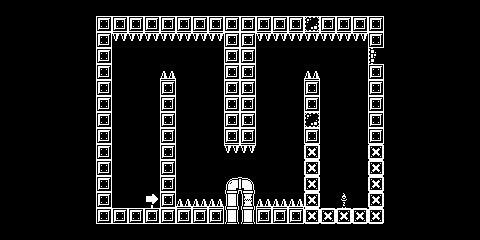

This game map was drawn from its Tiled (.tmx) file and the tilesets committed beside it. A one-line description and the full map source follow:
An orthogonal 30x15 tile map with 16x16 px tiles, 2 tile layers (fondo, Capa de patrones 1) and 25 objects (9x Colider, 9x Pico, 4x Exit, Spawn, World).

<map version="1.5" tiledversion="1.7.1" orientation="orthogonal" renderorder="right-down" width="30" height="15" tilewidth="16" tileheight="16" infinite="0" nextlayerid="13" nextobjectid="237">
 <tileset firstgid="1" name="tilemap" tilewidth="16" tileheight="16" spacing="1" tilecount="1548" columns="36">
  <image source="../Tilemap/tilemap.png" width="621" height="746" />
  <tile id="18">
   <animation>
    <frame tileid="54" duration="130" />
    <frame tileid="54" duration="130" />
    <frame tileid="18" duration="130" />
    <frame tileid="18" duration="130" />
    <frame tileid="18" duration="130" />
    <frame tileid="54" duration="130" />
   </animation>
  </tile>
  <tile id="47">
   <objectgroup draworder="index" id="2">
    <object id="1" type="Colider" x="0" y="0" width="16" height="16" />
   </objectgroup>
  </tile>
  <tile id="294">
   <objectgroup draworder="index" id="2">
    <object id="1" type="Pico" x="16" y="0">
     <polygon points="0,0 -6.00532,2.59436 -5.96279,13.4397 0,16" />
    </object>
   </objectgroup>
  </tile>
  <tile id="327" type="Pico">
   <objectgroup draworder="index" id="3">
    <object id="2" x="0" y="16">
     <polygon points="0,0 2.76449,-5.7076 13.0569,-5.53748 16,0" />
    </object>
   </objectgroup>
  </tile>
  <tile id="364" type="Pico">
   <objectgroup draworder="index" id="2">
    <object id="1" name="Picos" type="Pico" x="0" y="0">
     <polygon points="0,0 0,16 5.625,13.3125 5.625,2.4375" />
    </object>
   </objectgroup>
  </tile>
  <tile id="701">
   <objectgroup draworder="index" id="2">
    <object id="1" type="Exit" x="0" y="0" width="16" height="16" />
   </objectgroup>
  </tile>
  <tile id="702">
   <objectgroup draworder="index" id="2">
    <object id="1" type="Exit" x="0" y="0" width="16" height="16" />
   </objectgroup>
  </tile>
  <tile id="703">
   <objectgroup draworder="index" id="2">
    <object id="1" type="Exit" x="0" y="0" width="16" height="16" />
   </objectgroup>
  </tile>
 </tileset>
 <layer id="12" name="fondo" width="30" height="15">
  <data encoding="csv">
0,0,0,0,0,1,1,1,1,1,1,1,1,1,1,0,1,1,1,1,1,1,1,1,1,0,0,0,0,0,
0,0,0,0,0,1,48,48,48,48,48,48,48,48,48,48,48,48,48,48,48,48,48,48,1,1,0,0,0,0,
0,0,0,0,0,1,48,1,1,1,1,1,1,1,1,1,1,1,1,1,1,1,1,48,1,1,0,0,0,0,
0,0,0,0,0,1,48,1,1,1,1,1,1,1,1,1,1,1,1,1,1,1,1,48,1,1,0,0,0,0,
0,0,0,0,0,1,48,1,1,1,1,1,1,1,1,1,1,1,1,1,1,1,1,48,1,0,0,0,0,0,
0,0,0,0,0,1,48,1,1,1,1,1,1,1,1,1,1,1,1,1,1,1,1,48,1,0,0,0,0,0,
0,0,0,0,0,1,48,1,1,1,1,1,1,1,1,1,1,1,1,1,1,1,1,48,1,0,0,0,0,0,
0,0,0,0,0,1,48,1,1,1,1,1,1,1,1,1,1,1,1,1,1,1,1,48,1,0,0,0,0,0,
0,0,0,0,0,1,48,1,1,1,1,1,1,1,1,1,1,1,1,1,1,1,1,48,1,0,0,0,0,0,
0,0,0,0,0,1,48,1,1,1,1,1,1,1,1,1,1,1,1,1,1,1,1,48,1,0,0,0,0,0,
0,0,0,0,0,1,48,1,1,1,1,1,1,1,1,1,1,1,1,1,1,1,1,48,1,0,0,0,0,0,
0,0,0,0,0,1,48,1,1,1,1,1,1,1,1,1,1,1,1,1,1,1,1,48,1,0,0,0,0,0,
0,0,0,0,0,1,48,1,1,1,1,1,1,1,1,1,1,1,1,1,1,1,1,48,1,0,0,0,0,0,
0,0,0,0,0,1,48,1,1,1,1,1,1,1,1,1,1,1,1,1,1,1,1,48,1,0,0,0,0,0,
0,0,0,0,0,1,1,1,1,1,1,1,1,1,1,1,1,1,1,1,1,1,1,1,1,0,0,0,0,0
</data>
 </layer>
 <layer id="1" name="Capa de patrones 1" width="30" height="15">
  <data encoding="csv">
0,0,0,0,0,0,0,0,0,0,0,0,0,0,0,228,228,0,0,0,0,0,0,0,0,0,0,0,0,0,
0,0,0,0,0,0,0,0,0,0,0,0,0,0,48,48,48,0,0,451,0,0,0,0,0,0,0,0,0,0,
0,0,0,0,0,0,0,1073742152,1073742152,1073742152,1073742152,1073742152,1073742152,1073742152,48,48,1073742152,1073742152,1073742152,1073742152,1073742152,1073742152,1073742152,0,0,0,0,0,0,0,
0,0,0,0,0,0,0,0,0,0,0,0,0,0,48,48,228,0,0,0,0,0,0,376,0,0,0,0,0,0,
0,0,0,0,0,0,0,0,0,0,328,0,0,0,48,48,0,0,0,328,0,0,0,0,0,0,0,0,0,0,
0,0,0,0,0,0,0,0,0,0,48,0,0,0,48,48,228,0,0,48,228,0,0,0,0,0,0,0,0,0,
0,0,0,0,0,0,0,0,0,0,48,0,0,0,48,48,228,0,0,48,228,0,0,0,0,0,0,0,0,0,
0,0,0,0,0,0,0,0,0,0,48,0,0,0,48,48,228,0,0,451,228,0,0,0,0,0,0,0,0,0,
0,0,0,0,0,0,0,0,0,0,48,0,0,0,48,48,228,0,0,48,228,0,0,0,0,0,0,0,0,0,
0,0,0,0,0,0,0,0,0,0,48,0,0,0,1073742152,1073742152,0,0,0,47,228,0,0,47,0,0,0,0,0,0,
0,0,0,0,0,0,0,0,0,0,48,0,0,0,0,0,0,0,0,47,228,0,0,47,0,0,0,0,0,0,
0,0,0,0,0,0,0,0,0,0,48,0,0,0,404,406,0,0,0,47,228,0,0,47,0,0,0,0,0,0,
0,0,0,0,0,0,0,0,0,158,48,328,328,328,440,442,328,328,328,47,228,441,0,47,0,0,0,0,0,0,
0,0,0,0,0,0,0,48,48,48,48,48,48,48,440,440,48,48,48,47,47,47,47,47,0,0,0,0,0,0,
0,0,0,0,0,0,0,0,0,0,0,0,0,0,0,0,0,0,0,0,0,0,0,0,0,0,0,0,0,0
</data>
 </layer>
 <objectgroup id="2" name="colisiones">
  <object id="176" type="Colider" x="96.1212" y="208" width="287.53" height="16" />
  <object id="229" type="Colider" x="96" y="16" width="286.318" height="16" />
  <object id="230" type="Colider" x="96" y="32" width="15.7119" height="176" />
  <object id="231" type="Colider" x="160" y="79.5" width="15.7119" height="128.5" />
  <object id="232" type="Colider" x="224" y="32.0222" width="32.023" height="111.978" />
  <object id="233" type="Colider" x="304" y="80" width="15.7119" height="128.5" />
  <object id="234" type="Colider" x="368" y="32" width="15.7119" height="176" />
  <object id="235" type="Colider" x="226" y="177.636" width="27.8182" height="62" />
 </objectgroup>
 <objectgroup id="3" name="SpawnPoint" offsetx="0.333333" offsety="1">
  <object id="214" type="Spawn" x="128" y="192" />
 </objectgroup>
 <objectgroup id="6" name="Exits">
  <object id="215" type="Exit" x="320" y="176" width="46" height="32" />
 </objectgroup>
 <objectgroup id="5" name="worldbounds" visible="0">
  <object id="71" type="World" x="64" y="0" width="352" height="252.325" />
 </objectgroup>
 <objectgroup id="7" name="picos">
  <object id="221" name="Pico" type="Pico" x="160.739" y="80.5217">
   <polygon points="0,0 2.6087,-5.6087 11.7391,-5.52174 14.0435,0.0434783" />
  </object>
  <object id="222" name="Pico" type="Pico" x="112" y="32">
   <polygon points="0,0 3.5,5.28968 107.5,5.375 112,0" />
  </object>
  <object id="224" name="Pico" type="Pico" x="175.455" y="209.455">
   <polygon points="0,0 4.54545,-6.90909 45.0909,-7.27273 49.6364,0" />
  </object>
  <object id="225" name="Pico" type="Pico" x="253.091" y="210.545">
   <polygon points="0,0 6.90909,-9.09091 46.9091,-9.09091 52.5455,-1.45455" />
  </object>
  <object id="226" name="Pico" type="Pico" x="256" y="32">
   <polygon points="0,0 2.90909,4.36364 108,3.63636 112,0" />
  </object>
  <object id="227" name="Pico" type="Pico" x="305.636" y="81.9091">
   <polygon points="0,0 2,-7.27273 10.5455,-7.36364 12.8182,-0.0909091" />
  </object>
  <object id="236" type="Pico" x="226.091" y="142.636">
   <polygon points="0,0 1.81818,7 26.2727,7.45455 27.0909,-0.818182" />
  </object>
 </objectgroup>
</map>
